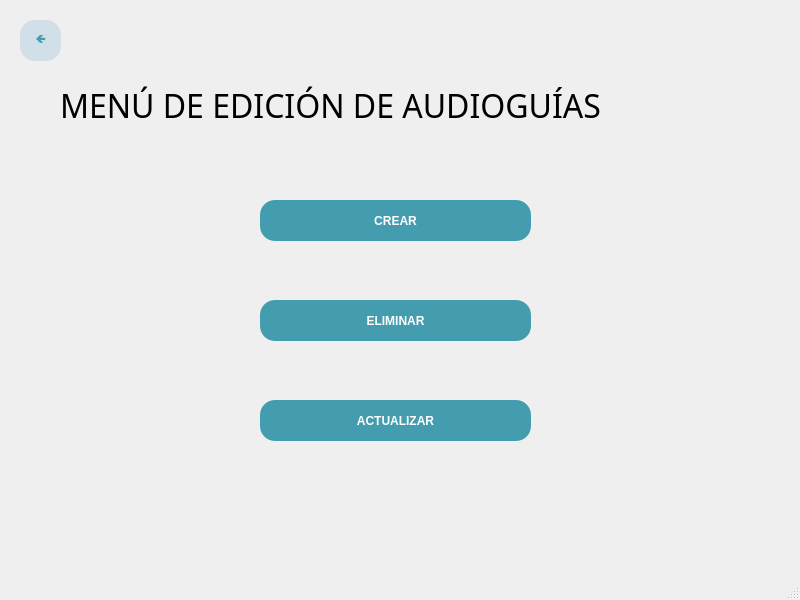
<?xml version="1.0" encoding="UTF-8"?>
<ui version="4.0">
 <class>MainWindow</class>
 <widget class="QMainWindow" name="MainWindow">
  <property name="geometry">
   <rect>
    <x>0</x>
    <y>0</y>
    <width>800</width>
    <height>600</height>
   </rect>
  </property>
  <property name="windowTitle">
   <string>MainWindow</string>
  </property>
  <widget class="QWidget" name="centralwidget">
   <widget class="QPushButton" name="BotonActualizar">
    <property name="geometry">
     <rect>
      <x>260</x>
      <y>400</y>
      <width>271</width>
      <height>41</height>
     </rect>
    </property>
    <property name="palette">
     <palette>
      <active>
       <colorrole role="WindowText">
        <brush brushstyle="SolidPattern">
         <color alpha="255">
          <red>255</red>
          <green>255</green>
          <blue>255</blue>
         </color>
        </brush>
       </colorrole>
       <colorrole role="Button">
        <brush brushstyle="SolidPattern">
         <color alpha="255">
          <red>67</red>
          <green>157</green>
          <blue>175</blue>
         </color>
        </brush>
       </colorrole>
       <colorrole role="Text">
        <brush brushstyle="SolidPattern">
         <color alpha="255">
          <red>255</red>
          <green>255</green>
          <blue>255</blue>
         </color>
        </brush>
       </colorrole>
       <colorrole role="ButtonText">
        <brush brushstyle="SolidPattern">
         <color alpha="255">
          <red>255</red>
          <green>255</green>
          <blue>255</blue>
         </color>
        </brush>
       </colorrole>
       <colorrole role="Base">
        <brush brushstyle="SolidPattern">
         <color alpha="255">
          <red>67</red>
          <green>157</green>
          <blue>175</blue>
         </color>
        </brush>
       </colorrole>
       <colorrole role="Window">
        <brush brushstyle="SolidPattern">
         <color alpha="255">
          <red>67</red>
          <green>157</green>
          <blue>175</blue>
         </color>
        </brush>
       </colorrole>
       <colorrole role="PlaceholderText">
        <brush brushstyle="NoBrush">
         <color alpha="128">
          <red>255</red>
          <green>255</green>
          <blue>255</blue>
         </color>
        </brush>
       </colorrole>
      </active>
      <inactive>
       <colorrole role="WindowText">
        <brush brushstyle="SolidPattern">
         <color alpha="255">
          <red>255</red>
          <green>255</green>
          <blue>255</blue>
         </color>
        </brush>
       </colorrole>
       <colorrole role="Button">
        <brush brushstyle="SolidPattern">
         <color alpha="255">
          <red>67</red>
          <green>157</green>
          <blue>175</blue>
         </color>
        </brush>
       </colorrole>
       <colorrole role="Text">
        <brush brushstyle="SolidPattern">
         <color alpha="255">
          <red>255</red>
          <green>255</green>
          <blue>255</blue>
         </color>
        </brush>
       </colorrole>
       <colorrole role="ButtonText">
        <brush brushstyle="SolidPattern">
         <color alpha="255">
          <red>255</red>
          <green>255</green>
          <blue>255</blue>
         </color>
        </brush>
       </colorrole>
       <colorrole role="Base">
        <brush brushstyle="SolidPattern">
         <color alpha="255">
          <red>67</red>
          <green>157</green>
          <blue>175</blue>
         </color>
        </brush>
       </colorrole>
       <colorrole role="Window">
        <brush brushstyle="SolidPattern">
         <color alpha="255">
          <red>67</red>
          <green>157</green>
          <blue>175</blue>
         </color>
        </brush>
       </colorrole>
       <colorrole role="PlaceholderText">
        <brush brushstyle="NoBrush">
         <color alpha="128">
          <red>255</red>
          <green>255</green>
          <blue>255</blue>
         </color>
        </brush>
       </colorrole>
      </inactive>
      <disabled>
       <colorrole role="WindowText">
        <brush brushstyle="SolidPattern">
         <color alpha="255">
          <red>255</red>
          <green>255</green>
          <blue>255</blue>
         </color>
        </brush>
       </colorrole>
       <colorrole role="Button">
        <brush brushstyle="SolidPattern">
         <color alpha="255">
          <red>67</red>
          <green>157</green>
          <blue>175</blue>
         </color>
        </brush>
       </colorrole>
       <colorrole role="Text">
        <brush brushstyle="SolidPattern">
         <color alpha="255">
          <red>255</red>
          <green>255</green>
          <blue>255</blue>
         </color>
        </brush>
       </colorrole>
       <colorrole role="ButtonText">
        <brush brushstyle="SolidPattern">
         <color alpha="255">
          <red>255</red>
          <green>255</green>
          <blue>255</blue>
         </color>
        </brush>
       </colorrole>
       <colorrole role="Base">
        <brush brushstyle="SolidPattern">
         <color alpha="255">
          <red>67</red>
          <green>157</green>
          <blue>175</blue>
         </color>
        </brush>
       </colorrole>
       <colorrole role="Window">
        <brush brushstyle="SolidPattern">
         <color alpha="255">
          <red>67</red>
          <green>157</green>
          <blue>175</blue>
         </color>
        </brush>
       </colorrole>
       <colorrole role="PlaceholderText">
        <brush brushstyle="NoBrush">
         <color alpha="128">
          <red>255</red>
          <green>255</green>
          <blue>255</blue>
         </color>
        </brush>
       </colorrole>
      </disabled>
     </palette>
    </property>
    <property name="cursor">
     <cursorShape>PointingHandCursor</cursorShape>
    </property>
    <property name="styleSheet">
     <string notr="true">background-color: rgb(67, 157, 175);
color: rgb(255, 255, 255);
font-weight: bold;
font-family: 'Verdana';
border-radius: 15px;</string>
    </property>
    <property name="text">
     <string>ACTUALIZAR</string>
    </property>
   </widget>
   <widget class="QPushButton" name="BotonEliminar">
    <property name="geometry">
     <rect>
      <x>260</x>
      <y>300</y>
      <width>271</width>
      <height>41</height>
     </rect>
    </property>
    <property name="palette">
     <palette>
      <active>
       <colorrole role="WindowText">
        <brush brushstyle="SolidPattern">
         <color alpha="255">
          <red>255</red>
          <green>255</green>
          <blue>255</blue>
         </color>
        </brush>
       </colorrole>
       <colorrole role="Button">
        <brush brushstyle="SolidPattern">
         <color alpha="255">
          <red>67</red>
          <green>157</green>
          <blue>175</blue>
         </color>
        </brush>
       </colorrole>
       <colorrole role="Text">
        <brush brushstyle="SolidPattern">
         <color alpha="255">
          <red>255</red>
          <green>255</green>
          <blue>255</blue>
         </color>
        </brush>
       </colorrole>
       <colorrole role="ButtonText">
        <brush brushstyle="SolidPattern">
         <color alpha="255">
          <red>255</red>
          <green>255</green>
          <blue>255</blue>
         </color>
        </brush>
       </colorrole>
       <colorrole role="Base">
        <brush brushstyle="SolidPattern">
         <color alpha="255">
          <red>67</red>
          <green>157</green>
          <blue>175</blue>
         </color>
        </brush>
       </colorrole>
       <colorrole role="Window">
        <brush brushstyle="SolidPattern">
         <color alpha="255">
          <red>67</red>
          <green>157</green>
          <blue>175</blue>
         </color>
        </brush>
       </colorrole>
       <colorrole role="PlaceholderText">
        <brush brushstyle="NoBrush">
         <color alpha="128">
          <red>255</red>
          <green>255</green>
          <blue>255</blue>
         </color>
        </brush>
       </colorrole>
      </active>
      <inactive>
       <colorrole role="WindowText">
        <brush brushstyle="SolidPattern">
         <color alpha="255">
          <red>255</red>
          <green>255</green>
          <blue>255</blue>
         </color>
        </brush>
       </colorrole>
       <colorrole role="Button">
        <brush brushstyle="SolidPattern">
         <color alpha="255">
          <red>67</red>
          <green>157</green>
          <blue>175</blue>
         </color>
        </brush>
       </colorrole>
       <colorrole role="Text">
        <brush brushstyle="SolidPattern">
         <color alpha="255">
          <red>255</red>
          <green>255</green>
          <blue>255</blue>
         </color>
        </brush>
       </colorrole>
       <colorrole role="ButtonText">
        <brush brushstyle="SolidPattern">
         <color alpha="255">
          <red>255</red>
          <green>255</green>
          <blue>255</blue>
         </color>
        </brush>
       </colorrole>
       <colorrole role="Base">
        <brush brushstyle="SolidPattern">
         <color alpha="255">
          <red>67</red>
          <green>157</green>
          <blue>175</blue>
         </color>
        </brush>
       </colorrole>
       <colorrole role="Window">
        <brush brushstyle="SolidPattern">
         <color alpha="255">
          <red>67</red>
          <green>157</green>
          <blue>175</blue>
         </color>
        </brush>
       </colorrole>
       <colorrole role="PlaceholderText">
        <brush brushstyle="NoBrush">
         <color alpha="128">
          <red>255</red>
          <green>255</green>
          <blue>255</blue>
         </color>
        </brush>
       </colorrole>
      </inactive>
      <disabled>
       <colorrole role="WindowText">
        <brush brushstyle="SolidPattern">
         <color alpha="255">
          <red>255</red>
          <green>255</green>
          <blue>255</blue>
         </color>
        </brush>
       </colorrole>
       <colorrole role="Button">
        <brush brushstyle="SolidPattern">
         <color alpha="255">
          <red>67</red>
          <green>157</green>
          <blue>175</blue>
         </color>
        </brush>
       </colorrole>
       <colorrole role="Text">
        <brush brushstyle="SolidPattern">
         <color alpha="255">
          <red>255</red>
          <green>255</green>
          <blue>255</blue>
         </color>
        </brush>
       </colorrole>
       <colorrole role="ButtonText">
        <brush brushstyle="SolidPattern">
         <color alpha="255">
          <red>255</red>
          <green>255</green>
          <blue>255</blue>
         </color>
        </brush>
       </colorrole>
       <colorrole role="Base">
        <brush brushstyle="SolidPattern">
         <color alpha="255">
          <red>67</red>
          <green>157</green>
          <blue>175</blue>
         </color>
        </brush>
       </colorrole>
       <colorrole role="Window">
        <brush brushstyle="SolidPattern">
         <color alpha="255">
          <red>67</red>
          <green>157</green>
          <blue>175</blue>
         </color>
        </brush>
       </colorrole>
       <colorrole role="PlaceholderText">
        <brush brushstyle="NoBrush">
         <color alpha="128">
          <red>255</red>
          <green>255</green>
          <blue>255</blue>
         </color>
        </brush>
       </colorrole>
      </disabled>
     </palette>
    </property>
    <property name="cursor">
     <cursorShape>PointingHandCursor</cursorShape>
    </property>
    <property name="styleSheet">
     <string notr="true">background-color: rgb(67, 157, 175);
color: rgb(255, 255, 255);
font-weight: bold;
font-family: 'Verdana';
border-radius: 15px;</string>
    </property>
    <property name="text">
     <string>ELIMINAR</string>
    </property>
   </widget>
   <widget class="QLabel" name="Titulo">
    <property name="geometry">
     <rect>
      <x>60</x>
      <y>60</y>
      <width>701</width>
      <height>91</height>
     </rect>
    </property>
    <property name="font">
     <font>
      <family>Bell MT</family>
      <pointsize>24</pointsize>
      <weight>50</weight>
      <bold>false</bold>
     </font>
    </property>
    <property name="text">
     <string>MENÚ DE EDICIÓN DE AUDIOGUÍAS</string>
    </property>
   </widget>
   <widget class="QPushButton" name="BotonCrear">
    <property name="geometry">
     <rect>
      <x>260</x>
      <y>200</y>
      <width>271</width>
      <height>41</height>
     </rect>
    </property>
    <property name="palette">
     <palette>
      <active>
       <colorrole role="WindowText">
        <brush brushstyle="SolidPattern">
         <color alpha="255">
          <red>255</red>
          <green>255</green>
          <blue>255</blue>
         </color>
        </brush>
       </colorrole>
       <colorrole role="Button">
        <brush brushstyle="SolidPattern">
         <color alpha="255">
          <red>67</red>
          <green>157</green>
          <blue>175</blue>
         </color>
        </brush>
       </colorrole>
       <colorrole role="Text">
        <brush brushstyle="SolidPattern">
         <color alpha="255">
          <red>255</red>
          <green>255</green>
          <blue>255</blue>
         </color>
        </brush>
       </colorrole>
       <colorrole role="ButtonText">
        <brush brushstyle="SolidPattern">
         <color alpha="255">
          <red>255</red>
          <green>255</green>
          <blue>255</blue>
         </color>
        </brush>
       </colorrole>
       <colorrole role="Base">
        <brush brushstyle="SolidPattern">
         <color alpha="255">
          <red>67</red>
          <green>157</green>
          <blue>175</blue>
         </color>
        </brush>
       </colorrole>
       <colorrole role="Window">
        <brush brushstyle="SolidPattern">
         <color alpha="255">
          <red>67</red>
          <green>157</green>
          <blue>175</blue>
         </color>
        </brush>
       </colorrole>
       <colorrole role="PlaceholderText">
        <brush brushstyle="NoBrush">
         <color alpha="128">
          <red>255</red>
          <green>255</green>
          <blue>255</blue>
         </color>
        </brush>
       </colorrole>
      </active>
      <inactive>
       <colorrole role="WindowText">
        <brush brushstyle="SolidPattern">
         <color alpha="255">
          <red>255</red>
          <green>255</green>
          <blue>255</blue>
         </color>
        </brush>
       </colorrole>
       <colorrole role="Button">
        <brush brushstyle="SolidPattern">
         <color alpha="255">
          <red>67</red>
          <green>157</green>
          <blue>175</blue>
         </color>
        </brush>
       </colorrole>
       <colorrole role="Text">
        <brush brushstyle="SolidPattern">
         <color alpha="255">
          <red>255</red>
          <green>255</green>
          <blue>255</blue>
         </color>
        </brush>
       </colorrole>
       <colorrole role="ButtonText">
        <brush brushstyle="SolidPattern">
         <color alpha="255">
          <red>255</red>
          <green>255</green>
          <blue>255</blue>
         </color>
        </brush>
       </colorrole>
       <colorrole role="Base">
        <brush brushstyle="SolidPattern">
         <color alpha="255">
          <red>67</red>
          <green>157</green>
          <blue>175</blue>
         </color>
        </brush>
       </colorrole>
       <colorrole role="Window">
        <brush brushstyle="SolidPattern">
         <color alpha="255">
          <red>67</red>
          <green>157</green>
          <blue>175</blue>
         </color>
        </brush>
       </colorrole>
       <colorrole role="PlaceholderText">
        <brush brushstyle="NoBrush">
         <color alpha="128">
          <red>255</red>
          <green>255</green>
          <blue>255</blue>
         </color>
        </brush>
       </colorrole>
      </inactive>
      <disabled>
       <colorrole role="WindowText">
        <brush brushstyle="SolidPattern">
         <color alpha="255">
          <red>255</red>
          <green>255</green>
          <blue>255</blue>
         </color>
        </brush>
       </colorrole>
       <colorrole role="Button">
        <brush brushstyle="SolidPattern">
         <color alpha="255">
          <red>67</red>
          <green>157</green>
          <blue>175</blue>
         </color>
        </brush>
       </colorrole>
       <colorrole role="Text">
        <brush brushstyle="SolidPattern">
         <color alpha="255">
          <red>255</red>
          <green>255</green>
          <blue>255</blue>
         </color>
        </brush>
       </colorrole>
       <colorrole role="ButtonText">
        <brush brushstyle="SolidPattern">
         <color alpha="255">
          <red>255</red>
          <green>255</green>
          <blue>255</blue>
         </color>
        </brush>
       </colorrole>
       <colorrole role="Base">
        <brush brushstyle="SolidPattern">
         <color alpha="255">
          <red>67</red>
          <green>157</green>
          <blue>175</blue>
         </color>
        </brush>
       </colorrole>
       <colorrole role="Window">
        <brush brushstyle="SolidPattern">
         <color alpha="255">
          <red>67</red>
          <green>157</green>
          <blue>175</blue>
         </color>
        </brush>
       </colorrole>
       <colorrole role="PlaceholderText">
        <brush brushstyle="NoBrush">
         <color alpha="128">
          <red>255</red>
          <green>255</green>
          <blue>255</blue>
         </color>
        </brush>
       </colorrole>
      </disabled>
     </palette>
    </property>
    <property name="cursor">
     <cursorShape>PointingHandCursor</cursorShape>
    </property>
    <property name="styleSheet">
     <string notr="true">background-color: rgb(67, 157, 175);
color: rgb(255, 255, 255);
font-weight: bold;
font-family: 'Verdana';
border-radius: 15px;</string>
    </property>
    <property name="text">
     <string>CREAR</string>
    </property>
   </widget>
   <widget class="QPushButton" name="BotonAtras">
    <property name="geometry">
     <rect>
      <x>20</x>
      <y>20</y>
      <width>41</width>
      <height>41</height>
     </rect>
    </property>
    <property name="palette">
     <palette>
      <active>
       <colorrole role="WindowText">
        <brush brushstyle="SolidPattern">
         <color alpha="255">
          <red>67</red>
          <green>157</green>
          <blue>175</blue>
         </color>
        </brush>
       </colorrole>
       <colorrole role="Button">
        <brush brushstyle="SolidPattern">
         <color alpha="255">
          <red>208</red>
          <green>223</green>
          <blue>232</blue>
         </color>
        </brush>
       </colorrole>
       <colorrole role="Text">
        <brush brushstyle="SolidPattern">
         <color alpha="255">
          <red>67</red>
          <green>157</green>
          <blue>175</blue>
         </color>
        </brush>
       </colorrole>
       <colorrole role="ButtonText">
        <brush brushstyle="SolidPattern">
         <color alpha="255">
          <red>67</red>
          <green>157</green>
          <blue>175</blue>
         </color>
        </brush>
       </colorrole>
       <colorrole role="Base">
        <brush brushstyle="SolidPattern">
         <color alpha="255">
          <red>208</red>
          <green>223</green>
          <blue>232</blue>
         </color>
        </brush>
       </colorrole>
       <colorrole role="Window">
        <brush brushstyle="SolidPattern">
         <color alpha="255">
          <red>208</red>
          <green>223</green>
          <blue>232</blue>
         </color>
        </brush>
       </colorrole>
       <colorrole role="PlaceholderText">
        <brush brushstyle="NoBrush">
         <color alpha="128">
          <red>67</red>
          <green>157</green>
          <blue>175</blue>
         </color>
        </brush>
       </colorrole>
      </active>
      <inactive>
       <colorrole role="WindowText">
        <brush brushstyle="SolidPattern">
         <color alpha="255">
          <red>67</red>
          <green>157</green>
          <blue>175</blue>
         </color>
        </brush>
       </colorrole>
       <colorrole role="Button">
        <brush brushstyle="SolidPattern">
         <color alpha="255">
          <red>208</red>
          <green>223</green>
          <blue>232</blue>
         </color>
        </brush>
       </colorrole>
       <colorrole role="Text">
        <brush brushstyle="SolidPattern">
         <color alpha="255">
          <red>67</red>
          <green>157</green>
          <blue>175</blue>
         </color>
        </brush>
       </colorrole>
       <colorrole role="ButtonText">
        <brush brushstyle="SolidPattern">
         <color alpha="255">
          <red>67</red>
          <green>157</green>
          <blue>175</blue>
         </color>
        </brush>
       </colorrole>
       <colorrole role="Base">
        <brush brushstyle="SolidPattern">
         <color alpha="255">
          <red>208</red>
          <green>223</green>
          <blue>232</blue>
         </color>
        </brush>
       </colorrole>
       <colorrole role="Window">
        <brush brushstyle="SolidPattern">
         <color alpha="255">
          <red>208</red>
          <green>223</green>
          <blue>232</blue>
         </color>
        </brush>
       </colorrole>
       <colorrole role="PlaceholderText">
        <brush brushstyle="NoBrush">
         <color alpha="128">
          <red>67</red>
          <green>157</green>
          <blue>175</blue>
         </color>
        </brush>
       </colorrole>
      </inactive>
      <disabled>
       <colorrole role="WindowText">
        <brush brushstyle="SolidPattern">
         <color alpha="255">
          <red>67</red>
          <green>157</green>
          <blue>175</blue>
         </color>
        </brush>
       </colorrole>
       <colorrole role="Button">
        <brush brushstyle="SolidPattern">
         <color alpha="255">
          <red>208</red>
          <green>223</green>
          <blue>232</blue>
         </color>
        </brush>
       </colorrole>
       <colorrole role="Text">
        <brush brushstyle="SolidPattern">
         <color alpha="255">
          <red>67</red>
          <green>157</green>
          <blue>175</blue>
         </color>
        </brush>
       </colorrole>
       <colorrole role="ButtonText">
        <brush brushstyle="SolidPattern">
         <color alpha="255">
          <red>67</red>
          <green>157</green>
          <blue>175</blue>
         </color>
        </brush>
       </colorrole>
       <colorrole role="Base">
        <brush brushstyle="SolidPattern">
         <color alpha="255">
          <red>208</red>
          <green>223</green>
          <blue>232</blue>
         </color>
        </brush>
       </colorrole>
       <colorrole role="Window">
        <brush brushstyle="SolidPattern">
         <color alpha="255">
          <red>208</red>
          <green>223</green>
          <blue>232</blue>
         </color>
        </brush>
       </colorrole>
       <colorrole role="PlaceholderText">
        <brush brushstyle="NoBrush">
         <color alpha="128">
          <red>67</red>
          <green>157</green>
          <blue>175</blue>
         </color>
        </brush>
       </colorrole>
      </disabled>
     </palette>
    </property>
    <property name="cursor">
     <cursorShape>PointingHandCursor</cursorShape>
    </property>
    <property name="styleSheet">
     <string notr="true">background-color: rgb(208, 223, 232);
color:rgb(67, 157, 175);
font-weight: bold;
font-family: 'Verdana';
border-radius: 15px;</string>
    </property>
    <property name="text">
     <string>🡸</string>
    </property>
   </widget>
  </widget>
  <widget class="QMenuBar" name="menubar">
   <property name="geometry">
    <rect>
     <x>0</x>
     <y>0</y>
     <width>800</width>
     <height>26</height>
    </rect>
   </property>
  </widget>
  <widget class="QStatusBar" name="statusbar"/>
 </widget>
 <resources/>
 <connections/>
</ui>
